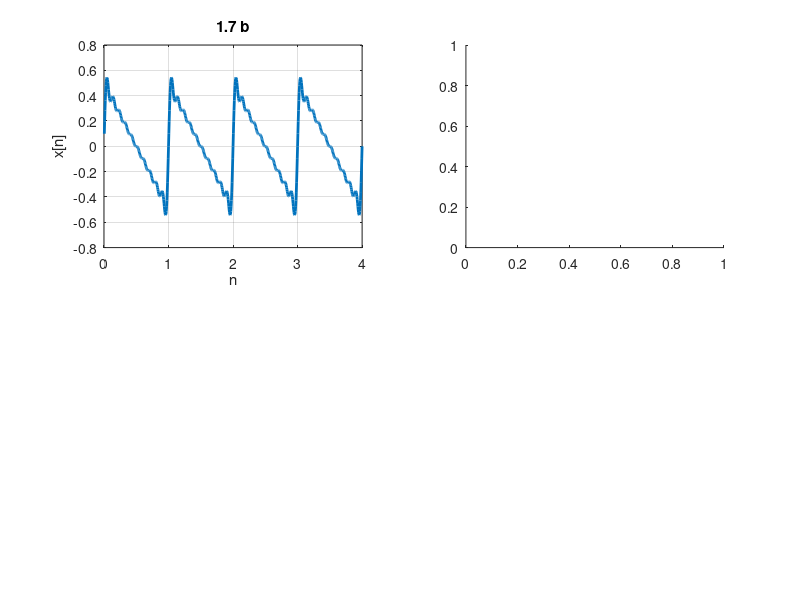

This chart was generated by the following MATLAB code: (Note: this script raises an error after producing the figure.)
%Problem 1 part i
%Liberal inspiration on this code from Dr. Wentworth
%Version 2/19/16
%Author Austin Chase Minor

clc;
clear;
T = 1
N = 10
M = 800
dt = 4*T/M

for k = 1:N
  kn(k) = k;
  b(k) = 1 / (pi * k);
end

for i = 1:M
  t(i) = i*dt;
  for k = 1:N
    x(k) = b(k) * sin(2*pi*k*t(i));
  end
  xtot(i) =sum(x);
end

figure
subplot(2,2,1)
plot(t, xtot, 'linewidth', 2)
xlabel('n')
ylabel('x[n]')
title('1.7 b')
grid on

subplot(2,2,2)
stem(kn, a, 'linewidth', 2)
xlabel('n')
ylabel('x[n]')
title('1.7 b')
grid on

subplot(2,2,3)
stem(kn, b, 'linewidth', 2)
xlabel('n')
ylabel('x[n]')
title('1.7 b')
grid on